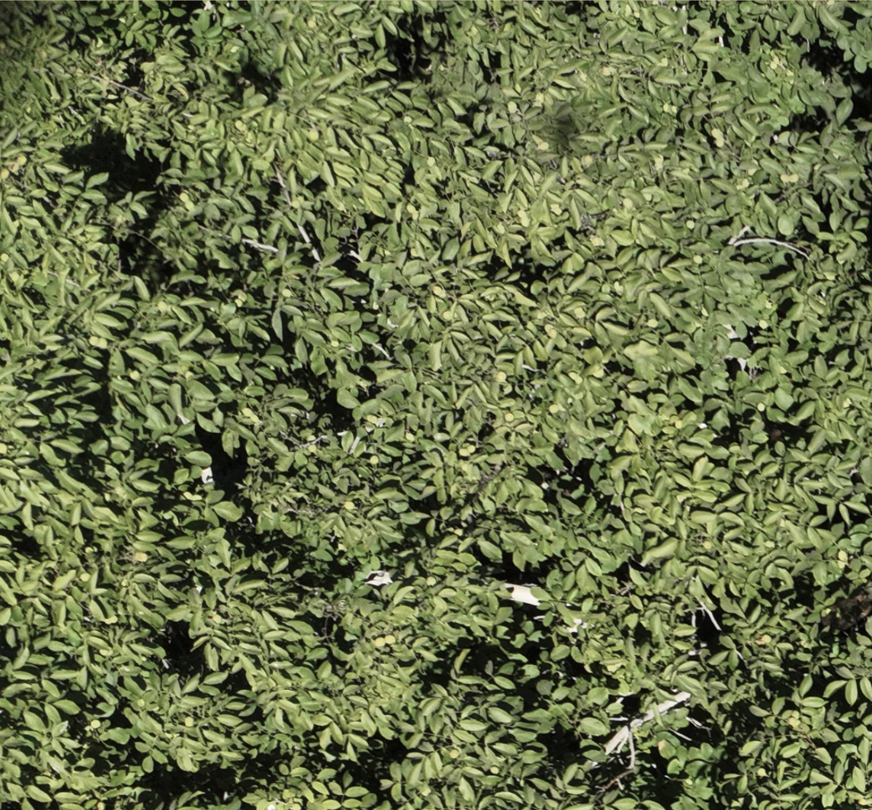
#> input picture image/image.png, 872 x 810 px, shrunk from 1038 x 964 before the run
$ python crop_image_quadrants.py image
#> lines starting #> are read from the running program, lines starting #| are printed output that depends on the picture
#!/usr/bin/env python3
"""
Crop images in a directory into 4 equal parts (quadrants) each.

Usage:
  python crop_image_quadrants.py /path/to/images -o /path/to/output

Options:
  -o, --output       Output directory (default: same directory as the input images)

Odd width or height is padded by one black pixel (bottom/right) before splitting.

Outputs are named: <stem>_q00.<ext>, <stem>_q01.<ext>, <stem>_q10.<ext>, <stem>_q11.<ext>
where q(row)(col):
  q00 = top-left, q01 = top-right, q10 = bottom-left, q11 = bottom-right
"""

import argparse
from pathlib import Path

import cv2
import numpy as np

IMAGE_GLOBS = ("*.jpg", "*.jpeg", "*.png", "*.JPG", "*.JPEG", "*.PNG")


def parse_args():
    parser = argparse.ArgumentParser(
        description="Crop all images in a directory into 4 equal quadrants each"
    )
    parser.add_argument("input_dir", help="Directory containing images to crop")
    parser.add_argument(
        "-o",
        "--output",
        help="Output directory (default: same directory as the input images)",
    )
    return parser.parse_args()


def collect_images(directory: Path) -> list[Path]:
    found: dict[Path, None] = {}
    for pattern in IMAGE_GLOBS:
        for path in directory.glob(pattern):
            found[path.resolve()] = None
    return sorted(found.keys())


def ensure_even_dimensions(image: np.ndarray) -> np.ndarray:
    height, width = image.shape[:2]
    need_pad_h = height % 2 != 0
    need_pad_w = width % 2 != 0

    if not (need_pad_h or need_pad_w):
        return image

    pad_bottom = 1 if need_pad_h else 0
    pad_right = 1 if need_pad_w else 0

    return cv2.copyMakeBorder(
        image,
        top=0,
        bottom=pad_bottom,
        left=0,
        right=pad_right,
        borderType=cv2.BORDER_CONSTANT,
        value=(0, 0, 0),
    )


def split_into_quadrants(image: np.ndarray) -> list[np.ndarray]:
    height, width = image.shape[:2]
    mid_y = height // 2
    mid_x = width // 2

    top_left = image[0:mid_y, 0:mid_x]
    top_right = image[0:mid_y, mid_x:width]
    bottom_left = image[mid_y:height, 0:mid_x]
    bottom_right = image[mid_y:height, mid_x:width]

    return [top_left, top_right, bottom_left, bottom_right]


def save_quadrants(quadrants: list[np.ndarray], input_path: Path, output_dir: Path) -> list[Path]:
    output_dir.mkdir(parents=True, exist_ok=True)
    stem = input_path.stem
    ext = input_path.suffix if input_path.suffix else ".png"

    names = [
        f"{stem}_q00{ext}",  # top-left
        f"{stem}_q01{ext}",  # top-right
        f"{stem}_q10{ext}",  # bottom-left
        f"{stem}_q11{ext}",  # bottom-right
    ]

    paths: list[Path] = []
    for quad, name in zip(quadrants, names):
        out_path = output_dir / name
        success = cv2.imwrite(str(out_path), quad)
        if not success:
            raise RuntimeError(f"Failed to write file: {out_path}")
        paths.append(out_path)
    return paths


def crop_image(input_path: Path, output_dir: Path) -> list[Path]:
    image = cv2.imread(str(input_path), cv2.IMREAD_UNCHANGED)
    if image is None:
        raise ValueError(f"Could not read image: {input_path}")

    image = ensure_even_dimensions(image)
    quads = split_into_quadrants(image)
    return save_quadrants(quads, input_path, output_dir)


def main():
    args = parse_args()

    input_dir = Path(args.input_dir)
    if not input_dir.is_dir():
        raise NotADirectoryError(f"Input must be an existing directory: {input_dir}")

    output_dir = Path(args.output) if args.output else input_dir

    image_paths = collect_images(input_dir)
    if not image_paths:
        raise FileNotFoundError(
            f"No images found in {input_dir} (supported: .jpg, .jpeg, .png)"
        )

    total_tiles = 0

    for input_path in image_paths:
        out_paths = crop_image(input_path, output_dir)
#> in crop_image, image is the input picture: shape (810, 872, 4); mean B, G, R, A 73.9, 113.7, 104.8, 255
#> in split_into_quadrants, `top_left = image[0:mid_y, 0:mid_x]`:
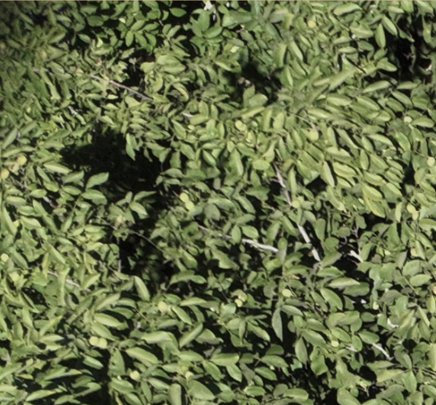
#> top_left: shape (405, 436, 4); mean B, G, R, A 72.3, 111.5, 102.4, 255
#> in split_into_quadrants, `top_right = image[0:mid_y, mid_x:width]`:
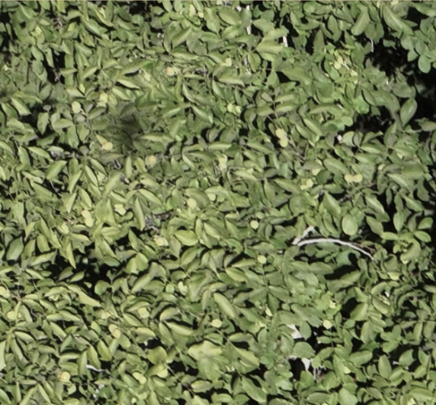
#> top_right: shape (405, 436, 4); mean B, G, R, A 81.5, 123.4, 113.9, 255
#> in split_into_quadrants, `bottom_left = image[mid_y:height, 0:mid_x]`:
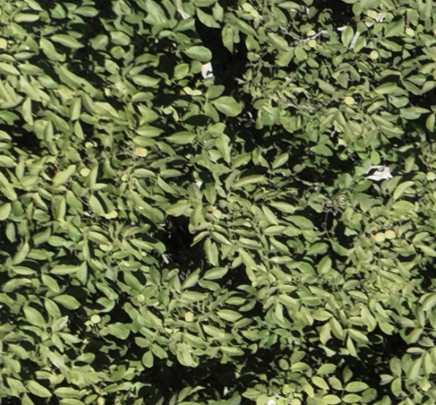
#> bottom_left: shape (405, 436, 4); mean B, G, R, A 70, 109.3, 100.8, 255
#> in split_into_quadrants, `bottom_right = image[mid_y:height, mid_x:width]`:
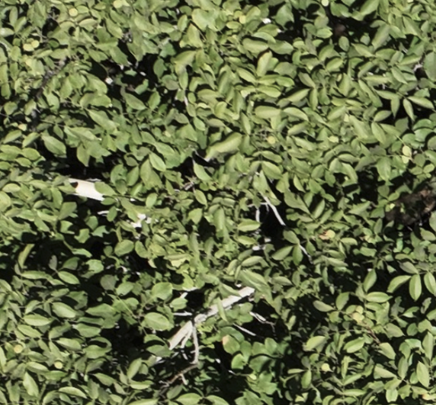
#> bottom_right: shape (405, 436, 4); mean B, G, R, A 71.8, 110.4, 102.2, 255
#> in crop_image, `quads = split_into_quadrants(image)`: quads = 4 items
#> the loop in save_quadrants, `for quad, name in zip(quadrants, names):` made 4 passes
#> name on passes 1 to 4: 'image_q00.png', 'image_q01.png', 'image_q10.png', 'image_q11.png'
#> out_paths = 4 items
        total_tiles += len(out_paths)
#> total_tiles = 4
        print(f"{input_path.name} -> 4 tiles:")
        for p in out_paths:
            print(f"  - {p}")
#> this loop made 4 passes
#|   - image/image_q00.png
#|   - image/image_q01.png
#|   - image/image_q10.png
#|   - image/image_q11.png

    print(f"\nProcessed {len(image_paths)} image(s), wrote {total_tiles} tile(s) to {output_dir}")
#| Processed 1 image(s), wrote 4 tile(s) to image


if __name__ == "__main__":
    main()
